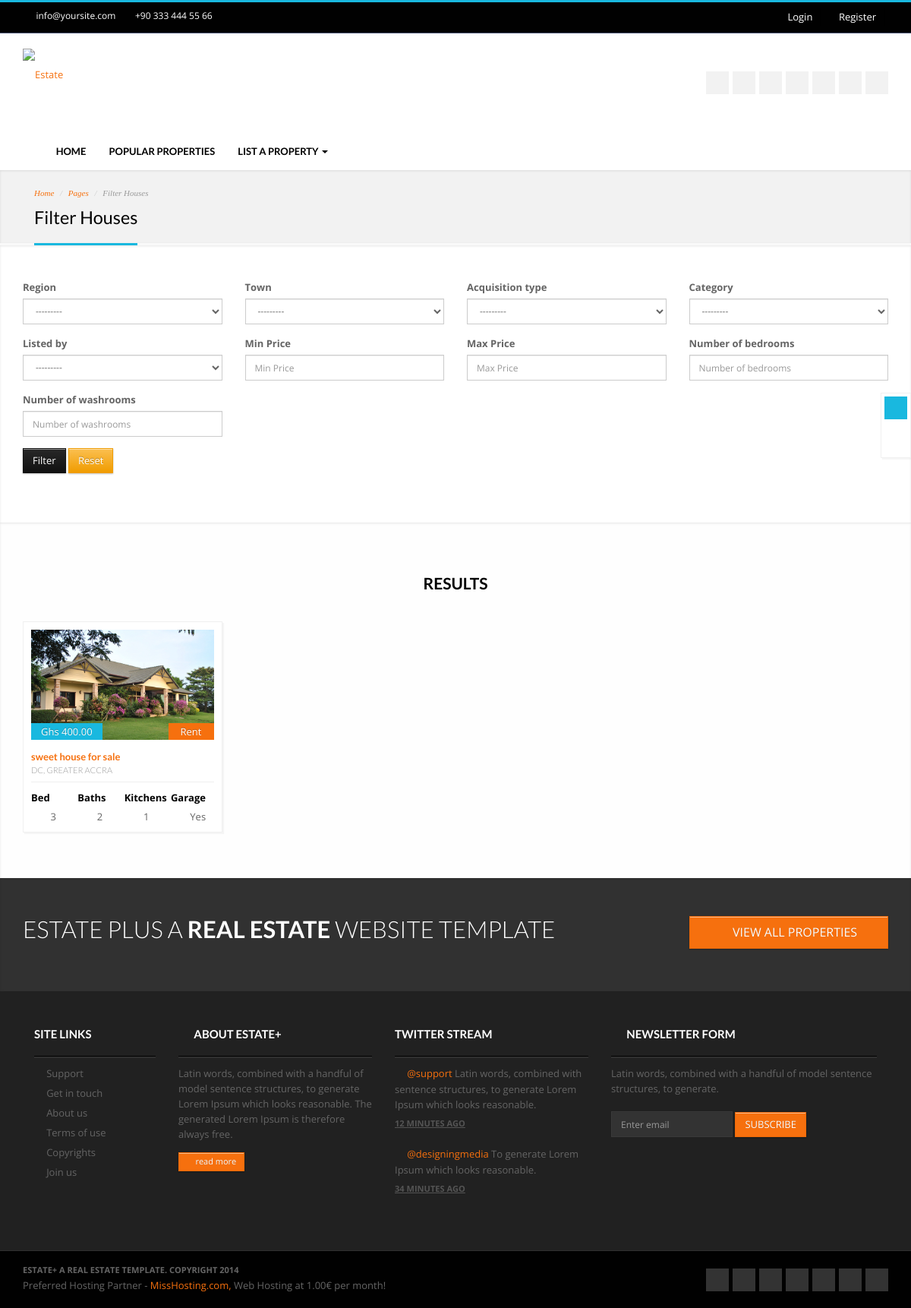
Page /house/house/filter on the committed database.
### estate/models.py (models this page shows)
class House(models.Model):
    uuid = models.UUIDField(default=uuid.uuid4, unique=True, blank=True, null=True)
    slug = models.SlugField(max_length=200, blank=True, null=True, unique=True)
    acquisition_type = models.CharField(max_length=100, choices=ACQUISITION_TYPE, blank=True, null=True)
    region = models.CharField(max_length=200, blank=True, null=True, choices=REGION)
    town = models.CharField(max_length=200, blank=True, null=True)
    close_landmark = models.CharField(max_length=200, blank=True, null=True)
    category = models.CharField(max_length=200, blank=True, null=True, choices=CATEGORY)
    description = models.CharField(max_length=200, blank=True, null=True)
    is_furnished = models.BooleanField(default=False, blank=True, null=True)
    number_of_bedrooms = models.IntegerField(default=0, blank=True, null=True)
    number_of_washrooms = models.IntegerField(default=0, blank=True, null=True)
    number_of_kitchen = models.IntegerField(default=0, blank=True, null=True)
    has_compound = models.IntegerField(default=0, blank=True, null=True)
    amount = models.DecimalField(default=0.00, blank=True, null=True, decimal_places=2, max_digits=10)
    is_active = models.BooleanField(default=False, blank=True, null=True)
    status = models.IntegerField(blank=True, null=True, choices=STATUS)
    rent_duration = models.CharField(max_length=100, blank=True, null=True)
    listed_by = models.CharField(max_length=250, blank=True, null=True, choices=LISTER)
    lister_profile = models.FileField(upload_to='lister_profile/', blank=True, null=True)
    has_garage = models.BooleanField(blank=True, null=True)
    page_views = models.ManyToManyField('PageVisit', related_name='house_views', blank=True)
    number_of_page_visits = models.IntegerField(blank=True, null=True)
    images = models.ManyToManyField('PropertyImage', related_name='house_images', blank=True)
    created_by = models.ForeignKey(settings.AUTH_USER_MODEL, on_delete=models.DO_NOTHING, related_name='houses', blank=True, null=True)
    created_at = models.DateTimeField(default=timezone.now)
    class Meta:
        db_table = 'house'
        ordering = ['created_by__is_star', 'created_at']
    def __str__(self):
        return f"{self.description}"

class PropertyImage(models.Model):
    file = models.FileField(upload_to='properties/', blank=True, null=True)
    created_by = models.ForeignKey(settings.AUTH_USER_MODEL, on_delete=models.DO_NOTHING, related_name='images', blank=True, null=True)
    created_at = models.DateTimeField(default=timezone.now)
    class Meta:
        db_table = 'property_image'
        ordering = ['created_at']
    def __str__(self):
        return f"{self.file.name}"

### estate/views.py (the view)
# urls.py: path('house/filter', filter_property, name='filter-property'),
def filter_property(request):
    filter_query = EstateFilter(request.GET, queryset=House.objects.filter(is_active=True, status=1))
    print(filter_query.qs)
    context = {
        'filter': filter_query
    }
    return render(request, 'website/house_filter.html', context)

### templates/website/house_filter.html (shortened to what this page needs)
{% extends 'layouts/user.html' %}
{% load bootstrap4 %}
{% load humanize %}
{% block banner %}
<section class="post-wrapper-top dm-shadow clearfix">
        <div class="container">
            <div class="post-wrapper-top-shadow">
                <span class="s1"></span>
            </div>
            <div class="col-lg-12">
                <ul class="breadcrumb">
                    <li><a href="index.html">Home</a></li>
                    <li><a href="#">Pages</a></li>
                    <li>Filter Houses</li>
                </ul>
                <h2>Filter Houses</h2>
            </div>
        </div>
    </section>
{% endblock %}
{% block contents %}
    <section class="generalwrapper dm-shadow clearfix">
        <div class="container">
            <form action="" method="get">
                <div class="row">
                    <div class="col-md-3 col-lg-3">
                      {% bootstrap_field filter.form.region %}
                    </div>
                    <div class="col-md-3 col-lg-3">
                      {% bootstrap_field filter.form.town %}
                    </div>
                    <div class="col-md-3 col-lg-3">
                      {% bootstrap_field filter.form.acquisition_type %}
                    </div>
                    <div class="col-md-3 col-lg-3">
                      {% bootstrap_field filter.form.category %}
                    </div>
                    <div class="col-md-3 col-lg-3">
                      {% bootstrap_field filter.form.listed_by %}
                    </div>
                    <div class="col-md-3 col-lg-3">
                      {% bootstrap_field filter.form.min_price %}
                    </div>
                    <div class="col-md-3 col-lg-3">
                      {% bootstrap_field filter.form.max_price %}
                    </div>
                    <div class="col-md-3 col-lg-3">
                      {% bootstrap_field filter.form.number_of_bedrooms %}
                    </div>
                    <div class="col-md-3 col-lg-3">
                      {% bootstrap_field filter.form.number_of_washrooms %}
                    </div>
                </div>
                <button class="btn btn-inverse" type="submit">Filter</button>
                <a href="{% url 'estate:filter-property' %}" class="btn btn-warning" type="submit">Reset</a>
            </form>
        </div>
    </section>
<section id="three-parallax" class="parallax" style="" data-stellar-background-ratio="0.6" data-stellar-vertical-offset="20">
        <div class="threewrapper">
            <div class="overlay1 dm-shadow">
                <div class="container">
                    <div class="row">
                        <div class="text-center clearfix">
                            <h3 class="big_title">Results</h3>
                        </div>
                        {% for house in filter.qs %}
                        <div class="col-lg-3 col-md-3 col-sm-6 col-xs-12">
                            <div class="boxes" data-effect="slide-bottom">
                                <div class="ImageWrapper boxes_img">
                                    <img class="img-responsive" src="/media/{{ house.images.all.0 }}" alt="">
                                    <div class="box_type">Ghs {% if house.acquisition_type == 'Rent' %}{{ house.amount | intcomma }}{% else %}{{ house.amount | intcomma }}{% endif %}</div>
                                    <div class="status_type">{{ house.acquisition_type }}</div>
                                </div>
                                <h2 class="title"><a href="{% url 'estate:website_house_details' house.uuid %}"> {{ house.description }}</a> <small class="small_title">{{ house.town }}, {{ house.region }}</small></h2>
                                <div class="boxed_mini_details1 clearfix">
                                    <span class="bedrooms first"><strong>Bed</strong><i class="icon-bed"></i> {{ house.number_of_bedrooms }}</span>
                                    <span class="status"><strong>Baths</strong><i class="icon-bath"></i> {{ house.number_of_washrooms }}</span>
                                    <span class="sqft"><strong>Kitchens</strong><i class="icon-sqft"></i> {{ house.number_of_kitchen }}</span>
                                    <span class="garage last"><strong>Garage</strong><i class="icon-garage"></i> {% if house.has_garage %}Yes{% else %}No{% endif %}</span>
                                </div>
                            </div>
                        </div>
                        {% empty %}
                            There is nothing to show here
                        {% endfor %}
                    </div>
                </div>
            </div>
        </div>
    </section>
{% endblock %}

### rows in the picture
House: images.all.0 (picture), amount "400.00", acquisition_type "Rent", description "sweet house for sale", town "DC", region "GREATER ACCRA", number_of_bedrooms "3", number_of_washrooms "2", number_of_kitchen "1", has_garage "Yes"
